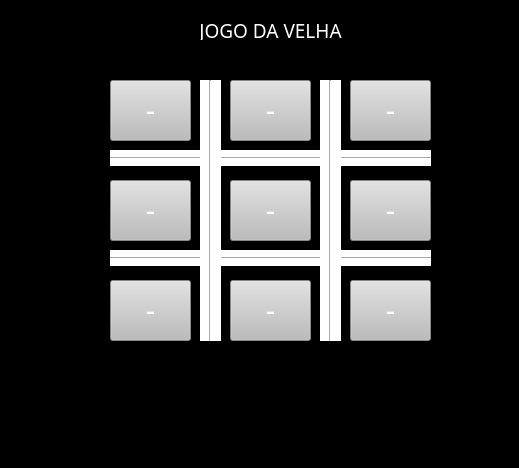
<?xml version="1.0" encoding="UTF-8"?>
<ui version="4.0">
 <class>MainWindow</class>
 <widget class="QMainWindow" name="MainWindow">
  <property name="geometry">
   <rect>
    <x>0</x>
    <y>0</y>
    <width>519</width>
    <height>468</height>
   </rect>
  </property>
  <property name="maximumSize">
   <size>
    <width>519</width>
    <height>468</height>
   </size>
  </property>
  <property name="palette">
   <palette>
    <active>
     <colorrole role="WindowText">
      <brush brushstyle="SolidPattern">
       <color alpha="255">
        <red>255</red>
        <green>255</green>
        <blue>255</blue>
       </color>
      </brush>
     </colorrole>
     <colorrole role="Button">
      <brush brushstyle="SolidPattern">
       <color alpha="255">
        <red>0</red>
        <green>0</green>
        <blue>0</blue>
       </color>
      </brush>
     </colorrole>
     <colorrole role="Text">
      <brush brushstyle="SolidPattern">
       <color alpha="255">
        <red>255</red>
        <green>255</green>
        <blue>255</blue>
       </color>
      </brush>
     </colorrole>
     <colorrole role="ButtonText">
      <brush brushstyle="SolidPattern">
       <color alpha="255">
        <red>255</red>
        <green>255</green>
        <blue>255</blue>
       </color>
      </brush>
     </colorrole>
     <colorrole role="Base">
      <brush brushstyle="SolidPattern">
       <color alpha="255">
        <red>0</red>
        <green>0</green>
        <blue>0</blue>
       </color>
      </brush>
     </colorrole>
     <colorrole role="Window">
      <brush brushstyle="SolidPattern">
       <color alpha="255">
        <red>0</red>
        <green>0</green>
        <blue>0</blue>
       </color>
      </brush>
     </colorrole>
     <colorrole role="PlaceholderText">
      <brush brushstyle="NoBrush">
       <color alpha="128">
        <red>255</red>
        <green>255</green>
        <blue>255</blue>
       </color>
      </brush>
     </colorrole>
    </active>
    <inactive>
     <colorrole role="WindowText">
      <brush brushstyle="SolidPattern">
       <color alpha="255">
        <red>255</red>
        <green>255</green>
        <blue>255</blue>
       </color>
      </brush>
     </colorrole>
     <colorrole role="Button">
      <brush brushstyle="SolidPattern">
       <color alpha="255">
        <red>0</red>
        <green>0</green>
        <blue>0</blue>
       </color>
      </brush>
     </colorrole>
     <colorrole role="Text">
      <brush brushstyle="SolidPattern">
       <color alpha="255">
        <red>255</red>
        <green>255</green>
        <blue>255</blue>
       </color>
      </brush>
     </colorrole>
     <colorrole role="ButtonText">
      <brush brushstyle="SolidPattern">
       <color alpha="255">
        <red>255</red>
        <green>255</green>
        <blue>255</blue>
       </color>
      </brush>
     </colorrole>
     <colorrole role="Base">
      <brush brushstyle="SolidPattern">
       <color alpha="255">
        <red>0</red>
        <green>0</green>
        <blue>0</blue>
       </color>
      </brush>
     </colorrole>
     <colorrole role="Window">
      <brush brushstyle="SolidPattern">
       <color alpha="255">
        <red>0</red>
        <green>0</green>
        <blue>0</blue>
       </color>
      </brush>
     </colorrole>
     <colorrole role="PlaceholderText">
      <brush brushstyle="NoBrush">
       <color alpha="128">
        <red>255</red>
        <green>255</green>
        <blue>255</blue>
       </color>
      </brush>
     </colorrole>
    </inactive>
    <disabled>
     <colorrole role="WindowText">
      <brush brushstyle="SolidPattern">
       <color alpha="255">
        <red>255</red>
        <green>255</green>
        <blue>255</blue>
       </color>
      </brush>
     </colorrole>
     <colorrole role="Button">
      <brush brushstyle="SolidPattern">
       <color alpha="255">
        <red>0</red>
        <green>0</green>
        <blue>0</blue>
       </color>
      </brush>
     </colorrole>
     <colorrole role="Text">
      <brush brushstyle="SolidPattern">
       <color alpha="255">
        <red>255</red>
        <green>255</green>
        <blue>255</blue>
       </color>
      </brush>
     </colorrole>
     <colorrole role="ButtonText">
      <brush brushstyle="SolidPattern">
       <color alpha="255">
        <red>255</red>
        <green>255</green>
        <blue>255</blue>
       </color>
      </brush>
     </colorrole>
     <colorrole role="Base">
      <brush brushstyle="SolidPattern">
       <color alpha="255">
        <red>0</red>
        <green>0</green>
        <blue>0</blue>
       </color>
      </brush>
     </colorrole>
     <colorrole role="Window">
      <brush brushstyle="SolidPattern">
       <color alpha="255">
        <red>0</red>
        <green>0</green>
        <blue>0</blue>
       </color>
      </brush>
     </colorrole>
     <colorrole role="PlaceholderText">
      <brush brushstyle="NoBrush">
       <color alpha="128">
        <red>255</red>
        <green>255</green>
        <blue>255</blue>
       </color>
      </brush>
     </colorrole>
    </disabled>
   </palette>
  </property>
  <property name="windowTitle">
   <string>MainWindow</string>
  </property>
  <property name="styleSheet">
   <string notr="true">background-color: rgb(255, 2550, 255);
color: rgb(255, 255, 255);</string>
  </property>
  <widget class="QWidget" name="centralwidget">
   <widget class="QLabel" name="lbl_jogo_da_velha">
    <property name="geometry">
     <rect>
      <x>120</x>
      <y>20</y>
      <width>301</width>
      <height>20</height>
     </rect>
    </property>
    <property name="palette">
     <palette>
      <active>
       <colorrole role="WindowText">
        <brush brushstyle="SolidPattern">
         <color alpha="255">
          <red>255</red>
          <green>255</green>
          <blue>255</blue>
         </color>
        </brush>
       </colorrole>
       <colorrole role="Button">
        <brush brushstyle="SolidPattern">
         <color alpha="255">
          <red>0</red>
          <green>0</green>
          <blue>0</blue>
         </color>
        </brush>
       </colorrole>
       <colorrole role="Text">
        <brush brushstyle="SolidPattern">
         <color alpha="255">
          <red>255</red>
          <green>255</green>
          <blue>255</blue>
         </color>
        </brush>
       </colorrole>
       <colorrole role="ButtonText">
        <brush brushstyle="SolidPattern">
         <color alpha="255">
          <red>255</red>
          <green>255</green>
          <blue>255</blue>
         </color>
        </brush>
       </colorrole>
       <colorrole role="Base">
        <brush brushstyle="SolidPattern">
         <color alpha="255">
          <red>0</red>
          <green>0</green>
          <blue>0</blue>
         </color>
        </brush>
       </colorrole>
       <colorrole role="Window">
        <brush brushstyle="SolidPattern">
         <color alpha="255">
          <red>0</red>
          <green>0</green>
          <blue>0</blue>
         </color>
        </brush>
       </colorrole>
       <colorrole role="ToolTipText">
        <brush brushstyle="SolidPattern">
         <color alpha="255">
          <red>170</red>
          <green>0</green>
          <blue>127</blue>
         </color>
        </brush>
       </colorrole>
       <colorrole role="PlaceholderText">
        <brush brushstyle="NoBrush">
         <color alpha="128">
          <red>255</red>
          <green>255</green>
          <blue>255</blue>
         </color>
        </brush>
       </colorrole>
      </active>
      <inactive>
       <colorrole role="WindowText">
        <brush brushstyle="SolidPattern">
         <color alpha="255">
          <red>255</red>
          <green>255</green>
          <blue>255</blue>
         </color>
        </brush>
       </colorrole>
       <colorrole role="Button">
        <brush brushstyle="SolidPattern">
         <color alpha="255">
          <red>0</red>
          <green>0</green>
          <blue>0</blue>
         </color>
        </brush>
       </colorrole>
       <colorrole role="Text">
        <brush brushstyle="SolidPattern">
         <color alpha="255">
          <red>255</red>
          <green>255</green>
          <blue>255</blue>
         </color>
        </brush>
       </colorrole>
       <colorrole role="ButtonText">
        <brush brushstyle="SolidPattern">
         <color alpha="255">
          <red>255</red>
          <green>255</green>
          <blue>255</blue>
         </color>
        </brush>
       </colorrole>
       <colorrole role="Base">
        <brush brushstyle="SolidPattern">
         <color alpha="255">
          <red>0</red>
          <green>0</green>
          <blue>0</blue>
         </color>
        </brush>
       </colorrole>
       <colorrole role="Window">
        <brush brushstyle="SolidPattern">
         <color alpha="255">
          <red>0</red>
          <green>0</green>
          <blue>0</blue>
         </color>
        </brush>
       </colorrole>
       <colorrole role="ToolTipText">
        <brush brushstyle="SolidPattern">
         <color alpha="255">
          <red>170</red>
          <green>0</green>
          <blue>127</blue>
         </color>
        </brush>
       </colorrole>
       <colorrole role="PlaceholderText">
        <brush brushstyle="NoBrush">
         <color alpha="128">
          <red>255</red>
          <green>255</green>
          <blue>255</blue>
         </color>
        </brush>
       </colorrole>
      </inactive>
      <disabled>
       <colorrole role="WindowText">
        <brush brushstyle="SolidPattern">
         <color alpha="255">
          <red>255</red>
          <green>255</green>
          <blue>255</blue>
         </color>
        </brush>
       </colorrole>
       <colorrole role="Button">
        <brush brushstyle="SolidPattern">
         <color alpha="255">
          <red>0</red>
          <green>0</green>
          <blue>0</blue>
         </color>
        </brush>
       </colorrole>
       <colorrole role="Text">
        <brush brushstyle="SolidPattern">
         <color alpha="255">
          <red>255</red>
          <green>255</green>
          <blue>255</blue>
         </color>
        </brush>
       </colorrole>
       <colorrole role="ButtonText">
        <brush brushstyle="SolidPattern">
         <color alpha="255">
          <red>255</red>
          <green>255</green>
          <blue>255</blue>
         </color>
        </brush>
       </colorrole>
       <colorrole role="Base">
        <brush brushstyle="SolidPattern">
         <color alpha="255">
          <red>0</red>
          <green>0</green>
          <blue>0</blue>
         </color>
        </brush>
       </colorrole>
       <colorrole role="Window">
        <brush brushstyle="SolidPattern">
         <color alpha="255">
          <red>0</red>
          <green>0</green>
          <blue>0</blue>
         </color>
        </brush>
       </colorrole>
       <colorrole role="ToolTipText">
        <brush brushstyle="SolidPattern">
         <color alpha="255">
          <red>170</red>
          <green>0</green>
          <blue>127</blue>
         </color>
        </brush>
       </colorrole>
       <colorrole role="PlaceholderText">
        <brush brushstyle="NoBrush">
         <color alpha="128">
          <red>255</red>
          <green>255</green>
          <blue>255</blue>
         </color>
        </brush>
       </colorrole>
      </disabled>
     </palette>
    </property>
    <property name="font">
     <font>
      <family>Showcard Gothic</family>
      <pointsize>14</pointsize>
     </font>
    </property>
    <property name="text">
     <string>JOGO DA VELHA</string>
    </property>
    <property name="alignment">
     <set>Qt::AlignCenter</set>
    </property>
   </widget>
   <widget class="Line" name="line">
    <property name="geometry">
     <rect>
      <x>110</x>
      <y>150</y>
      <width>321</width>
      <height>16</height>
     </rect>
    </property>
    <property name="styleSheet">
     <string notr="true">background-color: rgb(255, 255, 255);
border-bottom-color: rgb(255, 255, 255);</string>
    </property>
    <property name="orientation">
     <enum>Qt::Horizontal</enum>
    </property>
   </widget>
   <widget class="Line" name="line_2">
    <property name="geometry">
     <rect>
      <x>110</x>
      <y>250</y>
      <width>321</width>
      <height>16</height>
     </rect>
    </property>
    <property name="styleSheet">
     <string notr="true">background-color: rgb(255, 255, 255);
border-bottom-color: rgb(255, 255, 255);</string>
    </property>
    <property name="orientation">
     <enum>Qt::Horizontal</enum>
    </property>
   </widget>
   <widget class="Line" name="line_3">
    <property name="geometry">
     <rect>
      <x>200</x>
      <y>80</y>
      <width>21</width>
      <height>261</height>
     </rect>
    </property>
    <property name="styleSheet">
     <string notr="true">background-color: rgb(255, 255, 255);</string>
    </property>
    <property name="orientation">
     <enum>Qt::Vertical</enum>
    </property>
   </widget>
   <widget class="Line" name="line_4">
    <property name="geometry">
     <rect>
      <x>320</x>
      <y>80</y>
      <width>21</width>
      <height>261</height>
     </rect>
    </property>
    <property name="styleSheet">
     <string notr="true">background-color: rgb(255, 255, 255);</string>
    </property>
    <property name="orientation">
     <enum>Qt::Vertical</enum>
    </property>
   </widget>
   <widget class="QLabel" name="lbl_vencedor">
    <property name="geometry">
     <rect>
      <x>120</x>
      <y>370</y>
      <width>311</width>
      <height>31</height>
     </rect>
    </property>
    <property name="font">
     <font>
      <pointsize>9</pointsize>
     </font>
    </property>
    <property name="text">
     <string/>
    </property>
    <property name="alignment">
     <set>Qt::AlignCenter</set>
    </property>
   </widget>
   <widget class="QPushButton" name="btn1">
    <property name="geometry">
     <rect>
      <x>110</x>
      <y>80</y>
      <width>81</width>
      <height>61</height>
     </rect>
    </property>
    <property name="font">
     <font>
      <family>MS Shell Dlg 2</family>
      <pointsize>22</pointsize>
      <weight>50</weight>
      <bold>false</bold>
     </font>
    </property>
    <property name="styleSheet">
     <string notr="true">background-color: rgb(188, 188, 188);</string>
    </property>
    <property name="text">
     <string>-</string>
    </property>
   </widget>
   <widget class="QPushButton" name="btn2">
    <property name="geometry">
     <rect>
      <x>230</x>
      <y>80</y>
      <width>81</width>
      <height>61</height>
     </rect>
    </property>
    <property name="font">
     <font>
      <pointsize>22</pointsize>
     </font>
    </property>
    <property name="styleSheet">
     <string notr="true">background-color: rgb(188, 188, 188);</string>
    </property>
    <property name="text">
     <string>-</string>
    </property>
   </widget>
   <widget class="QPushButton" name="btn3">
    <property name="geometry">
     <rect>
      <x>350</x>
      <y>80</y>
      <width>81</width>
      <height>61</height>
     </rect>
    </property>
    <property name="font">
     <font>
      <pointsize>22</pointsize>
     </font>
    </property>
    <property name="styleSheet">
     <string notr="true">background-color: rgb(188, 188, 188);</string>
    </property>
    <property name="text">
     <string>-</string>
    </property>
   </widget>
   <widget class="QPushButton" name="btn4">
    <property name="geometry">
     <rect>
      <x>110</x>
      <y>180</y>
      <width>81</width>
      <height>61</height>
     </rect>
    </property>
    <property name="font">
     <font>
      <pointsize>22</pointsize>
     </font>
    </property>
    <property name="styleSheet">
     <string notr="true">background-color: rgb(188, 188, 188);</string>
    </property>
    <property name="text">
     <string>-</string>
    </property>
   </widget>
   <widget class="QPushButton" name="btn5">
    <property name="geometry">
     <rect>
      <x>230</x>
      <y>180</y>
      <width>81</width>
      <height>61</height>
     </rect>
    </property>
    <property name="font">
     <font>
      <pointsize>22</pointsize>
     </font>
    </property>
    <property name="styleSheet">
     <string notr="true">background-color: rgb(188, 188, 188);</string>
    </property>
    <property name="text">
     <string>-</string>
    </property>
   </widget>
   <widget class="QPushButton" name="btn6">
    <property name="geometry">
     <rect>
      <x>350</x>
      <y>180</y>
      <width>81</width>
      <height>61</height>
     </rect>
    </property>
    <property name="font">
     <font>
      <pointsize>22</pointsize>
     </font>
    </property>
    <property name="styleSheet">
     <string notr="true">background-color: rgb(188, 188, 188);</string>
    </property>
    <property name="text">
     <string>-</string>
    </property>
   </widget>
   <widget class="QPushButton" name="btn7">
    <property name="geometry">
     <rect>
      <x>110</x>
      <y>280</y>
      <width>81</width>
      <height>61</height>
     </rect>
    </property>
    <property name="font">
     <font>
      <pointsize>22</pointsize>
     </font>
    </property>
    <property name="styleSheet">
     <string notr="true">background-color: rgb(188, 188, 188);</string>
    </property>
    <property name="text">
     <string>-</string>
    </property>
   </widget>
   <widget class="QPushButton" name="btn8">
    <property name="geometry">
     <rect>
      <x>230</x>
      <y>280</y>
      <width>81</width>
      <height>61</height>
     </rect>
    </property>
    <property name="font">
     <font>
      <pointsize>22</pointsize>
     </font>
    </property>
    <property name="styleSheet">
     <string notr="true">background-color: rgb(188, 188, 188);</string>
    </property>
    <property name="text">
     <string>-</string>
    </property>
   </widget>
   <widget class="QPushButton" name="btn9">
    <property name="geometry">
     <rect>
      <x>350</x>
      <y>280</y>
      <width>81</width>
      <height>61</height>
     </rect>
    </property>
    <property name="font">
     <font>
      <pointsize>22</pointsize>
     </font>
    </property>
    <property name="styleSheet">
     <string notr="true">background-color: rgb(188, 188, 188);</string>
    </property>
    <property name="text">
     <string>-</string>
    </property>
   </widget>
  </widget>
  <widget class="QStatusBar" name="statusbar"/>
 </widget>
 <resources/>
 <connections/>
</ui>
